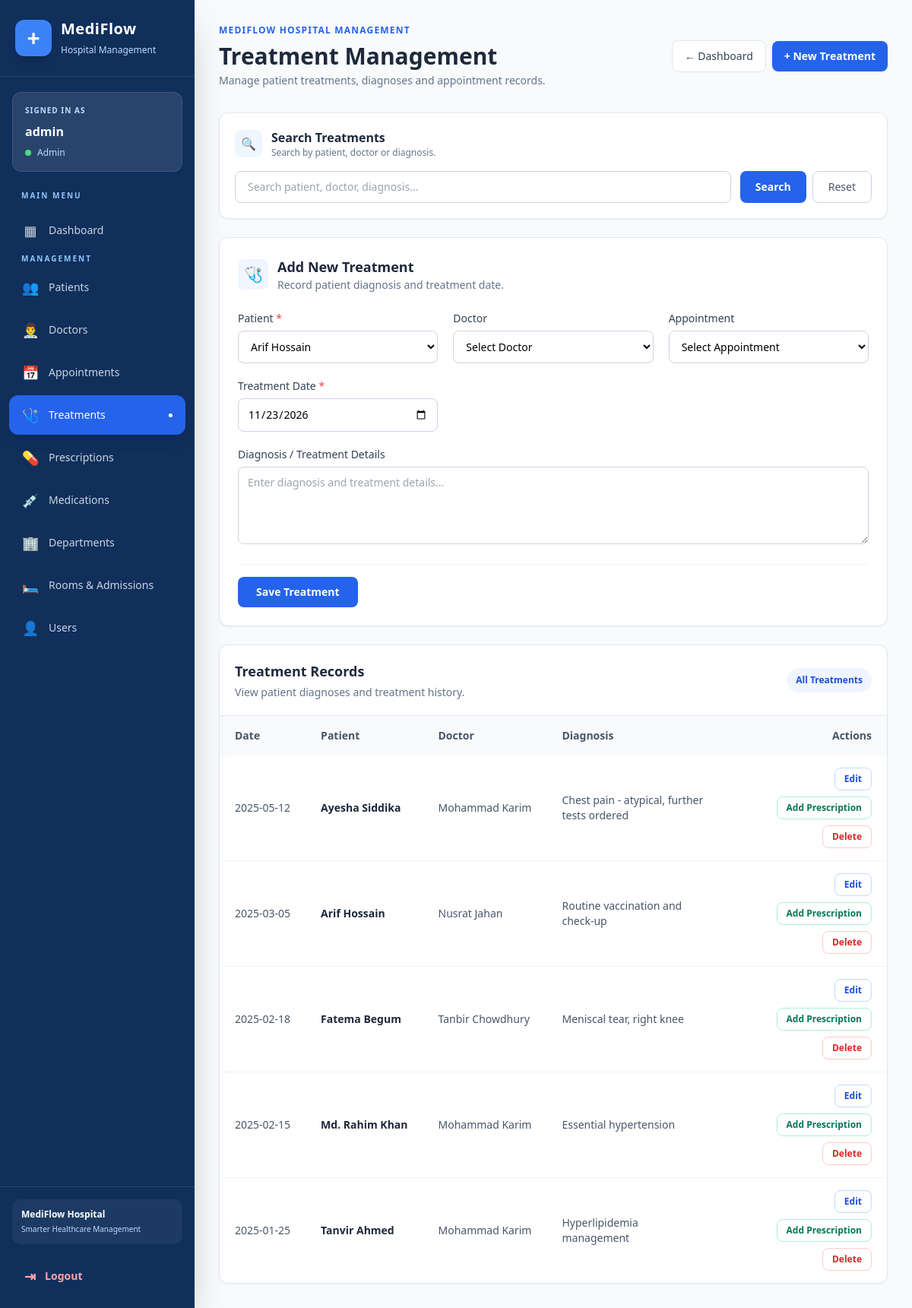
The app's page /dashboard/manage-treatments.php (signed in) with its own data.
### tables this page shows
CREATE TABLE IF NOT EXISTS users (
  id INT AUTO_INCREMENT PRIMARY KEY,
  username VARCHAR(120) NOT NULL UNIQUE,
  email VARCHAR(190) NOT NULL UNIQUE,
  password_hash VARCHAR(255) NOT NULL,
  role ENUM('admin','doctor','patient') NOT NULL DEFAULT 'patient',
  linked_doctor_id INT NULL UNIQUE,
  linked_patient_id INT NULL UNIQUE,
  FOREIGN KEY (linked_doctor_id) REFERENCES doctors(id) ON DELETE SET NULL,
  FOREIGN KEY (linked_patient_id) REFERENCES patients(id) ON DELETE SET NULL
);

CREATE TABLE IF NOT EXISTS treatments (
  id INT AUTO_INCREMENT PRIMARY KEY,
  patient_id INT NOT NULL,
  doctor_id INT NULL,
  appointment_id INT NULL,
  diagnosis TEXT NULL,
  treatment_date DATE NOT NULL,
  FOREIGN KEY (patient_id) REFERENCES patients(id) ON DELETE CASCADE,
  FOREIGN KEY (doctor_id) REFERENCES doctors(id) ON DELETE SET NULL,
  FOREIGN KEY (appointment_id) REFERENCES appointments(id) ON DELETE SET NULL
);

CREATE TABLE IF NOT EXISTS patients (
  id INT AUTO_INCREMENT PRIMARY KEY,
  first_name VARCHAR(100) NOT NULL,
  last_name VARCHAR(100) NOT NULL,
  gender ENUM('male','female','other') NULL,
  birthdate DATE NULL,
  phone VARCHAR(30) NULL,
  email VARCHAR(190) NULL,
  address VARCHAR(255) NULL
);

CREATE TABLE IF NOT EXISTS doctors (
  id INT AUTO_INCREMENT PRIMARY KEY,
  first_name VARCHAR(100) NOT NULL,
  last_name VARCHAR(100) NOT NULL,
  email VARCHAR(190) NOT NULL UNIQUE,
  phone VARCHAR(30) NULL,
  specialization VARCHAR(150) NULL,
  department_id INT NULL,
  FOREIGN KEY (department_id) REFERENCES departments(id) ON DELETE SET NULL
);

### dashboard/manage-treatments.php (the view, shortened to what the rows shown need)
<?php
require_once __DIR__ . '/../database.php';
$isDoctor = has_role(ROLE_DOCTOR);
$user = current_user();
$doctorId = $isDoctor ? (int)($user['linked_doctor_id'] ?? 0) : null;
$doctorUnlinked = $isDoctor && !$doctorId;
$editId = isset($_GET['edit']) ? (int)$_GET['edit'] : 0;
$editRow = $editId ? treatments_get($editId) : null;
$p = get_pagination_params(10);
if ($doctorUnlinked) {
  flash_add('error', 'Your account is not linked to a doctor profile. Please contact an administrator.');
  $rows = [];
  $pages = 1;
} else if ($isDoctor && $doctorId) {
  $data = treatments_list_for_doctor($doctorId, $p['q'], $p['limit'], $p['offset']);
  $rows = $data['rows'];
  $pages = (int) ceil(max(1, (int)$data['total']) / $p['per']);
} else {
  $data = treatments_list($p['q'], $p['limit'], $p['offset']);
  $rows = $data['rows'];
}
?>
<!doctype html>
<html>
<head>
  <script src="https://cdn.tailwindcss.com"></script>
</head>
<body class="bg-slate-50 min-h-screen">
    <?php include __DIR__ . '/sidebar.php'; ?>
    <main class="md:ml-64 min-h-screen p-4 sm:p-6 lg:p-8">
        <div class="flex flex-col sm:flex-row sm:items-center sm:justify-between gap-4 mb-8">
            <div>
                <h1 class="text-2xl sm:text-3xl font-bold text-slate-800">
                    <?= $editRow ? 'Edit Treatment' : ($isDoctor ? 'My Treatments' : 'Treatment Management') ?>
                </h1>
            </div>
        </div>
        <section class="bg-white rounded-xl border border-slate-200 shadow-sm p-5 mb-6">
            <div class="flex items-center gap-3 mb-4">
                <div>
                    <h2 class="font-semibold text-slate-800">Search Treatments</h2>
                </div>
            </div>
        </section>
        <section id="treatment-form"
                 class="bg-white rounded-xl border border-slate-200 shadow-sm p-5 sm:p-6 mb-6">
            <div class="flex items-center gap-3 mb-6">
                <div>
                    <h2 class="text-lg font-bold text-slate-800">
                        <?= $editRow ? 'Update Treatment' : 'Add New Treatment' ?>
                    </h2>
                </div>
            </div>
            <form method="post" class="space-y-5">
                <div class="grid grid-cols-1 sm:grid-cols-2 lg:grid-cols-3 gap-5">
                    <div>
                        <label class="block text-sm font-medium text-slate-700 mb-1.5">
                            Doctor
                        </label>
                        <select
                            name="doctor_id"
                            class="w-full rounded-lg border border-slate-300 px-3 py-2.5 text-sm bg-white outline-none focus:ring-2 focus:ring-blue-500"
                            <?= $isDoctor ? 'disabled' : '' ?>>
                            <option value="">Select Doctor</option>
                        </select>
                    </div>
                </div>
            </form>
        </section>
        <section class="bg-white rounded-xl border border-slate-200 shadow-sm overflow-hidden">
            <div class="p-5 border-b border-slate-200 flex flex-col sm:flex-row sm:items-center sm:justify-between gap-3">
                <div>
                    <h2 class="text-lg font-bold text-slate-800">
                        Treatment Records
                    </h2>
                </div>
            </div>
            <div class="overflow-x-auto">
                <table class="min-w-full text-sm">
                    <thead class="bg-slate-50 text-slate-600">
                        <tr>
                            <th class="text-left px-5 py-4 font-semibold">Date</th>
                            <th class="text-left px-5 py-4 font-semibold">Patient</th>
                            <?php if (!$isDoctor): ?>
                                <th class="text-left px-5 py-4 font-semibold">Doctor</th>
                            <?php endif; ?>
                            <th class="text-left px-5 py-4 font-semibold">Diagnosis</th>
                            <th class="text-right px-5 py-4 font-semibold">Actions</th>
                        </tr>
                    </thead>
                    <tbody class="divide-y divide-slate-100">
                        <?php foreach ($rows as $r): ?>
                            <?php
                            $own = $isDoctor && $doctorId
                                && (int)($r['doctor_id'] ?? 0) === (int)$doctorId;
                            ?>
                            <tr class="hover:bg-slate-50 transition">
                                <td class="px-5 py-4 text-slate-600 whitespace-nowrap">
                                    <?= htmlspecialchars($r['treatment_date']) ?>
                                </td>
                                <td class="px-5 py-4">
                                    <span class="font-semibold text-slate-800 whitespace-nowrap">
                                        <?= htmlspecialchars($r['pf'] . ' ' . $r['pl']) ?>
                                    </span>
                                </td>
                                <?php if (!$isDoctor): ?>
                                    <td class="px-5 py-4 text-slate-600 whitespace-nowrap">
                                        <?= htmlspecialchars(($r['df'] ?? '') . ' ' . ($r['dl'] ?? '')) ?>
                                    </td>
                                <?php endif; ?>
                                <td class="px-5 py-4 text-slate-600 max-w-xs">
                                    <div class="line-clamp-2">
                                        <?= htmlspecialchars($r['diagnosis'] ?? '') ?: '-' ?>
                                    </div>
                                </td>
                                <td class="px-5 py-4">
                                    <div class="flex flex-wrap justify-end items-center gap-2">
                                        <a href="?edit=<?= (int)$r['id'] ?>"
                                           class="px-3 py-1.5 rounded-lg border border-blue-200 text-blue-700 text-xs font-semibold hover:bg-blue-50 transition">
                                            Edit
                                        </a>
                                        <?php if (!$isDoctor || $own): ?>
                                            <a href="manage-prescriptions.php?treatment_id=<?= (int)$r['id'] ?>"
                                               class="px-3 py-1.5 rounded-lg border border-emerald-200 text-emerald-700 text-xs font-semibold hover:bg-emerald-50 transition">
                                                Add Prescription
                                            </a>
                                        <?php endif; ?>
                                        <?php if (!$isDoctor): ?>
                                            <form method="post"
                                                  class="inline"
                                                  onsubmit="return confirm('Are you sure you want to delete this treatment?')">
                                                <button type="submit"
                                                    class="px-3 py-1.5 rounded-lg border border-red-200 text-red-600 text-xs font-semibold hover:bg-red-50 transition">
                                                    Delete
                                                </button>
                                            </form>
                                        <?php endif; ?>
                                    </div>
                                </td>
                            </tr>
                        <?php endforeach; ?>
                    </tbody>
                </table>
            </div>
        </section>
    </main>
</body>
</html>

### dashboard/sidebar.php (shortened to what the rows shown need)
<?php
$user = current_user();
$role = $user['role'] ?? ROLE_PATIENT;
?>
<div x-data="{ open: false }">
    <aside
        class="fixed inset-y-0 left-0 z-50 flex w-64 flex-col bg-[#102F5B] text-white shadow-2xl transition-transform duration-300"
        :class="open ? 'translate-x-0' : '-translate-x-full md:translate-x-0'">
        <div class="mx-4 mt-5 rounded-xl border border-white/10 bg-white/10 p-4">
            <p class="text-[10px] font-bold uppercase tracking-widest text-blue-200">
                Signed in as
            </p>
            <p class="mt-2 truncate font-semibold text-white">
                <?= htmlspecialchars($user['username'] ?? 'User') ?>
            </p>
            <div class="mt-2 flex items-center gap-2">
                <span class="h-2 w-2 rounded-full bg-green-400"></span>
                <span class="text-xs capitalize text-blue-200">
                    <?= htmlspecialchars($role) ?>
                </span>
            </div>
        </div>
    </aside>
</div>

### records on screen
users: username "admin", role "Admin"
treatments: treatment_date "2025-05-12", patient.last_name "Ayesha Siddika", doctor.last_name "Mohammad Karim", diagnosis "Chest pain - atypical, further tests ordered"
treatments: treatment_date "2025-03-05", patient.last_name "Arif Hossain", doctor.last_name "Nusrat Jahan", diagnosis "Routine vaccination and check-up"
treatments: treatment_date "2025-02-18", patient.last_name "Fatema Begum", doctor.last_name "Tanbir Chowdhury", diagnosis "Meniscal tear, right knee"
treatments: treatment_date "2025-02-15", patient.last_name "Md. Rahim Khan", doctor.last_name "Mohammad Karim", diagnosis "Essential hypertension"
treatments: treatment_date "2025-01-25", patient.last_name "Tanvir Ahmed", doctor.last_name "Mohammad Karim", diagnosis "Hyperlipidemia management"

### other values on screen
$icon "▦ 👥 👨‍⚕️ 📅 🩺 💊 💉 🏢 🛏️ 👤"
$label "Dashboard Patients Doctors Appointments Treatments Prescriptions Medications Departments Rooms & Admissions Users"
form field patient_id "Arif Hossain"
